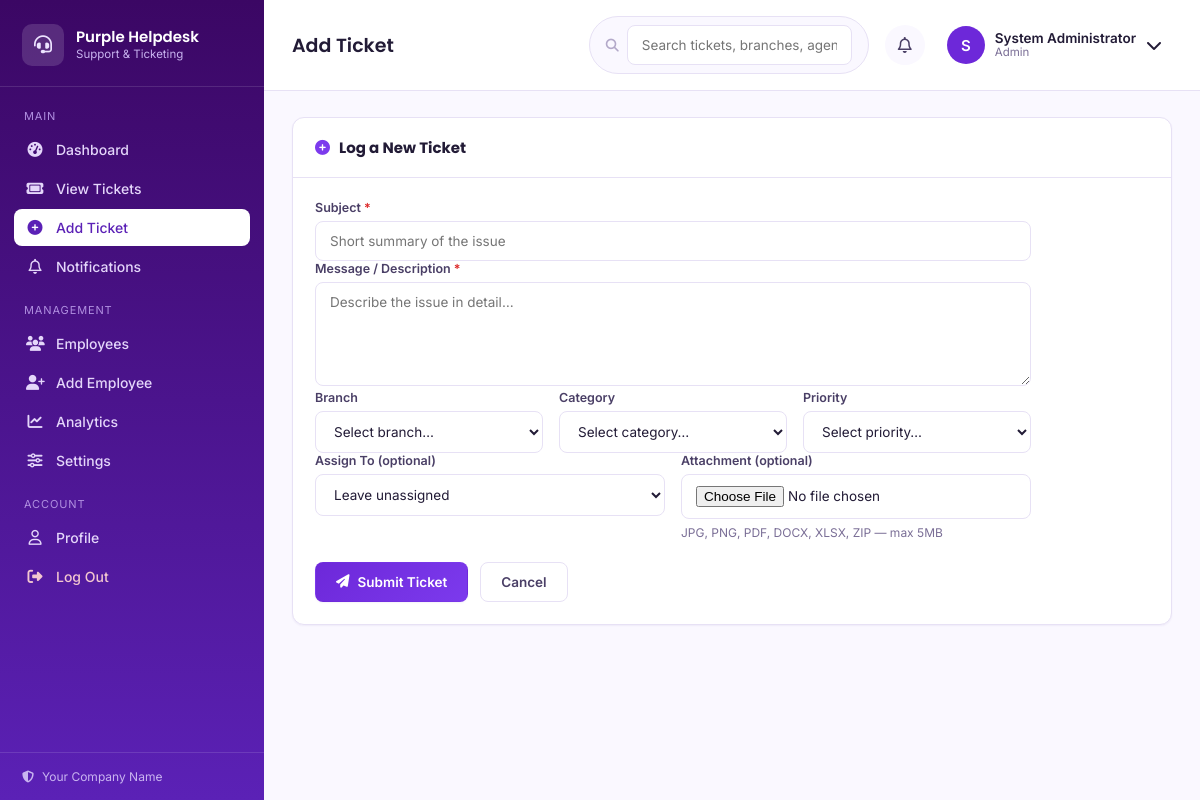
The app's page /add_ticket.php (signed in) with its own data.
### tables this page shows
CREATE TABLE IF NOT EXISTS `users` (
  `id` INT UNSIGNED AUTO_INCREMENT PRIMARY KEY,
  `employee_no` VARCHAR(20) DEFAULT NULL UNIQUE,
  `full_name` VARCHAR(120) NOT NULL,
  `username` VARCHAR(60) NOT NULL UNIQUE,
  `email` VARCHAR(150) NOT NULL UNIQUE,
  `phone` VARCHAR(40) DEFAULT NULL,
  `password_hash` VARCHAR(255) NOT NULL,
  `role` ENUM('admin','agent') NOT NULL DEFAULT 'agent',
  `department` VARCHAR(100) DEFAULT NULL,
  `branch_id` INT UNSIGNED DEFAULT NULL,
  `avatar` VARCHAR(255) DEFAULT NULL,
  `status` ENUM('active','inactive') NOT NULL DEFAULT 'active',
  `must_change_password` TINYINT(1) NOT NULL DEFAULT 0,
  `last_login` DATETIME DEFAULT NULL,
  `created_at` DATETIME NOT NULL DEFAULT CURRENT_TIMESTAMP,
  `updated_at` DATETIME NOT NULL DEFAULT CURRENT_TIMESTAMP ON UPDATE CURRENT_TIMESTAMP,
  FOREIGN KEY (`branch_id`) REFERENCES `branches`(`id`) ON DELETE SET NULL
);

### includes/functions.php (called while the page is built, shortened)
<?php
function e(?string $value): string
{
    return htmlspecialchars($value ?? '', ENT_QUOTES, 'UTF-8');
}

### includes/db.php (called while the page is built)
<?php
function db(): PDO
{
    static $pdo = null;
    if ($pdo === null) {
        $dsn = 'mysql:host=' . DB_HOST . ';dbname=' . DB_NAME . ';charset=' . DB_CHARSET;
        try {
            $pdo = new PDO($dsn, DB_USER, DB_PASS, [
                PDO::ATTR_ERRMODE            => PDO::ERRMODE_EXCEPTION,
                PDO::ATTR_DEFAULT_FETCH_MODE => PDO::FETCH_ASSOC,
                PDO::ATTR_EMULATE_PREPARES   => false,
            ]);
        } catch (PDOException $e) {
            error_log('DB Connection failed: ' . $e->getMessage());
            die('Database connection failed. Please check config/config.php or contact your system administrator.');
        }
    }
    return $pdo;
}

### includes/auth.php (called while the page is built, shortened)
<?php
function current_user(): ?array
{
    static $user = null;
    if ($user === null) {
        $stmt = db()->prepare("SELECT * FROM users WHERE id = ? AND status = 'active'");
        $stmt->execute([$_SESSION['user_id']]);
        $user = $stmt->fetch() ?: false;
    }
    return $user ?: null;
}
function is_logged_in(): bool
{
    return current_user() !== null;
}
function require_login(): void
{
    if (!is_logged_in()) {
        redirect('login.php');
    }
}

### add_ticket.php (the view, shortened to what this page needs)
<?php
$pageTitle = 'Add Ticket';
require_login();
require_once __DIR__ . '/includes/header.php';
?>
<section class="card form-card">
    <div class="card-head"><h3><i class="fa-solid fa-circle-plus"></i> Log a New Ticket</h3></div>
    <div class="card-body">
        <form method="post" enctype="multipart/form-data" class="stack-form">
            <div class="form-row">
                <div class="form-field">
                    <label>Subject <span class="req">*</span></label>
                    <input type="text" name="subject" required placeholder="Short summary of the issue" value="<?= e($_POST['subject'] ?? '') ?>">
                </div>
            </div>
            <div class="form-field">
                <label>Message / Description <span class="req">*</span></label>
                <textarea name="message" rows="5" required placeholder="Describe the issue in detail…"><?= e($_POST['message'] ?? '') ?></textarea>
            </div>
            <div class="form-row form-row-3">
                <div class="form-field">
                    <label>Branch</label>
                    <select name="branch_id">
                        <option value="">Select branch…</option>
                    </select>
                </div>
                <div class="form-field">
                    <label>Category</label>
                    <select name="category_id">
                        <option value="">Select category…</option>
                    </select>
                </div>
                <div class="form-field">
                    <label>Priority</label>
                    <select name="priority_id">
                        <option value="">Select priority…</option>
                    </select>
                </div>
            </div>
            <div class="form-row">
                <div class="form-field">
                    <label>Assign To (optional)</label>
                    <select name="assigned_to">
                        <option value="">Leave unassigned</option>
                    </select>
                </div>
                <div class="form-field">
                    <label>Attachment (optional)</label>
                    <input type="file" name="attachment">
                    <span class="field-hint">JPG, PNG, PDF, DOCX, XLSX, ZIP — max 5MB</span>
                </div>
            </div>
            <div class="form-actions">
                <button type="submit" class="btn btn-primary"><i class="fa-solid fa-paper-plane"></i> Submit Ticket</button>
                <a href="<?= BASE_URL ?>/tickets.php" class="btn btn-outline">Cancel</a>
            </div>
        </form>
    </div>
</section>
<?php require_once __DIR__ . '/includes/footer.php'; ?>

### includes/header.php (shortened to what this page needs)
<?php
$me = current_user();
$pageTitle = $pageTitle ?? 'Dashboard';
?>
<!DOCTYPE html>
<html lang="en">
<head>
<link rel="stylesheet" href="https://cdnjs.cloudflare.com/ajax/libs/font-awesome/6.5.1/css/all.min.css">
<link rel="stylesheet" href="<?= BASE_URL ?>/assets/css/style.css">
</head>
<body class="app-body">
<div class="app-shell">
    <?php include __DIR__ . '/sidebar.php'; ?>
    <div class="app-main">
        <header class="topbar">
            <h1 class="topbar-title"><?= e($pageTitle) ?></h1>
            <div class="topbar-actions">
                <form class="topbar-search" action="<?= BASE_URL ?>/tickets.php" method="get">
                    <i class="fa-solid fa-magnifying-glass"></i>
                    <input type="text" name="q" placeholder="Search tickets, branches, agents…" value="<?= e($_GET['q'] ?? '') ?>">
                </form>
                <div class="topbar-icon-btn" id="notifBtn">
                    <i class="fa-regular fa-bell"></i>
                </div>
                <div class="topbar-profile" id="profileBtn">
                    <div class="avatar-circle">
                        <?php if (!empty($me['avatar'])): ?>
                            <img src="<?= BASE_URL . '/' . e($me['avatar']) ?>" alt="<?= e($me['full_name']) ?>">
                        <?php else: ?>
                            <?= e(strtoupper(substr($me['full_name'], 0, 1))) ?>
                        <?php endif; ?>
                    </div>
                    <div class="profile-meta">
                        <span class="profile-name"><?= e($me['full_name']) ?></span>
                        <span class="profile-role"><?= e(ucfirst($me['role'])) ?></span>
                    </div>
                    <i class="fa-solid fa-chevron-down"></i>
                </div>
            </div>
        </header>
        <main class="page-content">

### records on screen
users: full_name "S", full_name "System Administrator", role "Admin"

### other values on screen
get_setting('site_name', SITE_NAME) "Purple Helpdesk"
COMPANY_NAME "Your Company Name"
$pageTitle "Add Ticket"
